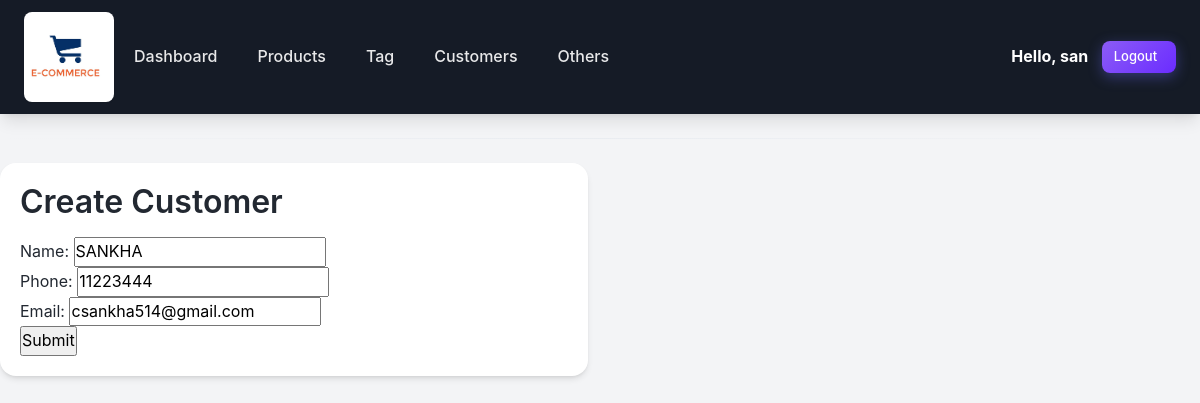
Screenshot of /update_customer/2/ (signed in) with the database file from the repository.
### acc/models.py (models this page shows, shortened)
class Customer(models.Model):
    name=models.CharField(max_length=200,null=True)
    phone=models.CharField(max_length=200,null=True)
    email=models.CharField(max_length=200,null=True)
    date_created=models.DateTimeField(auto_now_add=True)

### acc/views.py (the view)
# urls.py: path('update_customer/<int:pk>/', views.updateCustomer, name='update_customer'),
@login_required(login_url='login')
def updateCustomer(request, pk):
    customer = Customer.objects.get(id=pk)
    form = CustomerForm(instance=customer)
    if request.method == 'POST':
        form = CustomerForm(request.POST, instance=customer)
        if form.is_valid():
            form.save()
            return redirect('home')
    context = {'form': form}
    return render(request, 'acc/customer_form.html', context)

### acc/forms.py
class CustomerForm(ModelForm):
    class Meta:
        model=Customer
        fields='__all__'

### template/acc/customer_form.html (shortened to what this page needs)
{% extends 'base.html' %}
{% load static %}
{% block content %}
    <div class="row">
        <div class="col-md-6">
            <div class="card card-body">
                <h2>Create Customer</h2>
                <form method="POST">
                    {{ form }}
                    <input type="submit" value="Submit">
                </form>
            </div>
        </div>
    </div>
{% endblock content %}

### template/navbar.html (shortened to what this page needs)
{% load static %}
<nav class="navbar navbar-expand-lg navbar-dark bg-dark">
  <img src="{% static 'images/ecommerce.jpg' %}" height="120" width="90">
  <div class="collapse navbar-collapse" id="navbarNav">
    <ul class="navbar-nav">
      <li class="nav-item active">
        <a class="nav-link" href="{% url 'home' %}">Dashboard</a>
      </li>
      <li class="nav-item">
        <a class="nav-link" href="{% url 'product' %}">Products</a>
      </li>
      <li class="nav-item">
        <a class="nav-link" href="{% url 'tag' %}">Tag</a>
      </li>
      <li class="nav-item">
        <a class="nav-link" href="{% url 'customers' %}">Customers</a>
      </li>
      <li class="nav-item">
        <a class="nav-link" href="{% url 'image' %}">Others</a>
      </li>
    </ul>
  </div>
  <span class="hello-msg text-white"><strong>Hello,</strong><strong> {{request.user}}</strong>&nbsp;&nbsp;&nbsp; </span>
  <span><a class="btn btn-primary btn-sm" href="{% url 'logout' %}">Logout&nbsp;&nbsp;</a></span>
</nav>

### static/css/style.css (style rules this page uses)
:root { --primary-color: #8b5cf6; --primary-dark: #6b2cff; --primary-light: #a77dff; --secondary-color: #64748b; --success-color: #10b981; --warning-color: #f59e0b; --danger-color: #ef4444; --info-color: #06b6d4; --dark-color: #151b26; --light-color: #f3f4f6; --white: #ffffff; --black: #000000; --gray-100: #f1f5f9; --gray-200: #e2e8f0; --gray-300: #cbd5e1; --gray-400: #94a3b8; --gray-500: #64748b; --gray-600: #475569; --gray-700: #222831; --shadow-sm: 0 1px 2px 0 rgb(0 0 0 / 0.05); --shadow-md: 0 4px 6px -1px rgb(0 0 0 / 0.1), 0 2px 4px -2px rgb(0 0 0 / 0.1); --shadow-lg: 0 10px 15px -3px rgb(0 0 0 / 0.1), 0 4px 6px -4px rgb(0 0 0 / 0.1); --shadow-xl: 0 20px 25px -5px rgb(0 0 0 / 0.1), 0 8px 10px -6px rgb(0 0 0 / 0.1); --radius-sm: 0.375rem; --radius-md: 0.5rem; --radius-lg: 0.75rem; --radius-xl: 1rem; --transition: all 0.3s ease; }
* { margin: 0; padding: 0; box-sizing: border-box; }
body { background: var(--light-color); color: var(--gray-700); font-family: 'Inter', -apple-system, BlinkMacSystemFont, 'Segoe UI', Roboto, sans-serif; min-height: 100vh; line-height: 1.6; }
.navbar { background: var(--dark-color) !important; padding: 0.75rem 1.5rem; box-shadow: var(--shadow-lg); }
.navbar-dark .navbar-nav .nav-link { color: rgba(255, 255, 255, 0.9); font-weight: 500; padding: 0.5rem 1rem; border-radius: var(--radius-md); transition: var(--transition); margin: 0 0.25rem; }
.card { border: none; border-radius: var(--radius-xl); box-shadow: var(--shadow-md); transition: var(--transition); background: var(--white); overflow: hidden; }
.card-body { padding: 1.25rem; }
.btn { font-weight: 500; padding: 0.5rem 1rem; border-radius: var(--radius-md); transition: var(--transition); font-size: 0.875rem; border: none; cursor: pointer; text-decoration: none; display: inline-block; }
.btn-primary { background: linear-gradient(135deg, var(--primary-color) 0%, var(--primary-dark) 100%); color: var(--white); box-shadow: 0 4px 14px rgba(99, 102, 241, 0.4); }
.btn-sm { padding: 0.375rem 0.75rem; font-size: 0.8125rem; }
img { max-width: 100%; height: auto; border-radius: var(--radius-md); box-shadow: var(--shadow-sm); transition: var(--transition); }
h1, h2, h3, h4, h5, h6 { color: var(--gray-700); font-weight: 600; margin-bottom: 1rem; }
a { text-decoration: none; transition: var(--transition); }
.row { margin: 0 -0.75rem; }
.row > [class*="col"] { padding: 0 0.75rem; }
.card { animation: fadeInUp 0.5s ease forwards; }

### rows the page displays
Customer: name "SANKHA", phone "11223444", email "csankha514@gmail.com"

### other values shown
{{ request.user }} "san"
